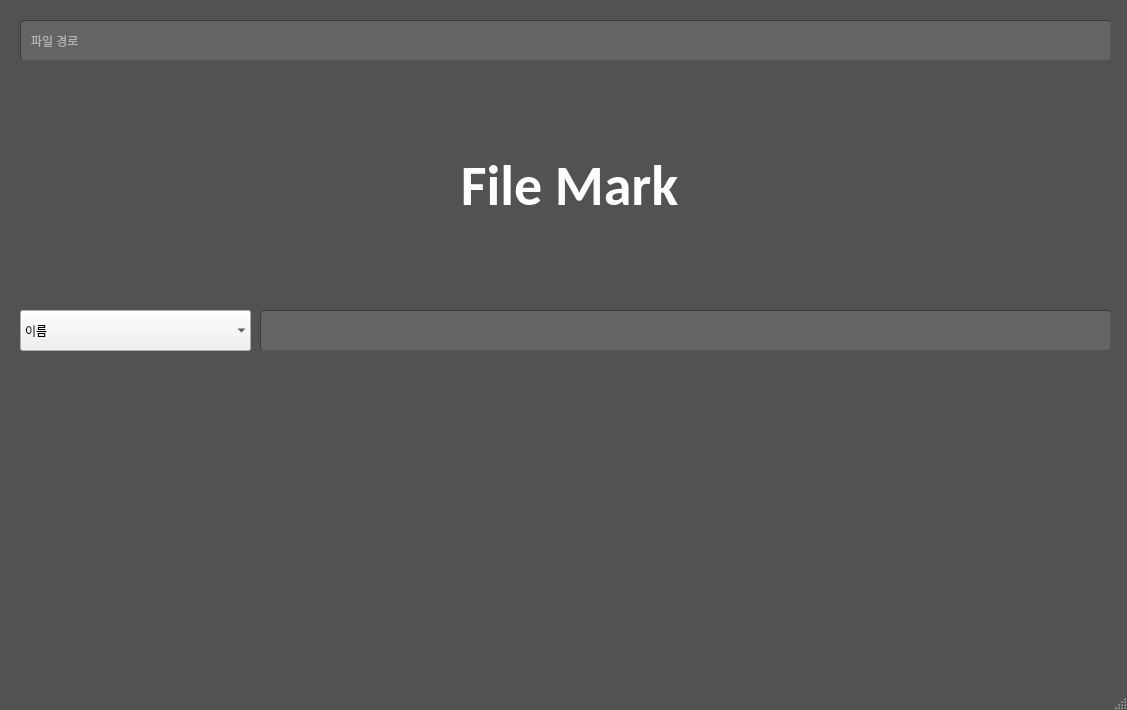
<?xml version="1.0" encoding="UTF-8"?>
<ui version="4.0">
 <class>MainWindow</class>
 <widget class="QMainWindow" name="MainWindow">
  <property name="geometry">
   <rect>
    <x>0</x>
    <y>0</y>
    <width>1127</width>
    <height>710</height>
   </rect>
  </property>
  <property name="windowTitle">
   <string>MainWindow</string>
  </property>
  <property name="styleSheet">
   <string notr="true">/*
ElegantDark Style Sheet for QT Applications
Author: Jaime A. Quiroga P.
Company: GTRONICK
Last updated: 17/04/2018
Available at: https://github.com/GTRONICK/QSS/blob/master/ElegantDark.qss
*/
QMainWindow {
	background-color:rgb(82, 82, 82);
}
QTextEdit {
	background-color:rgb(42, 42, 42);
	color: rgb(0, 255, 0);
}
QPushButton{
	border-style: outset;
	border-width: 2px;
	border-top-color: qlineargradient(spread:pad, x1:0.5, y1:0.6, x2:0.5, y2:0.4, stop:0 rgba(115, 115, 115, 255), stop:1 rgba(62, 62, 62, 255));
	border-right-color: qlineargradient(spread:pad, x1:0.4, y1:0.5, x2:0.6, y2:0.5, stop:0 rgba(115, 115, 115, 255), stop:1 rgba(62, 62, 62, 255));
	border-left-color: qlineargradient(spread:pad, x1:0.6, y1:0.5, x2:0.4, y2:0.5, stop:0 rgba(115, 115, 115, 255), stop:1 rgba(62, 62, 62, 255));
	border-bottom-color: rgb(58, 58, 58);
	border-bottom-width: 1px;
	border-style: solid;
	color: rgb(255, 255, 255);
	padding: 2px;
	background-color: qlineargradient(spread:pad, x1:0.5, y1:1, x2:0.5, y2:0, stop:0 rgba(77, 77, 77, 255), stop:1 rgba(97, 97, 97, 255));
}
QPushButton:hover{
	border-style: outset;
	border-width: 2px;
	border-top-color: qlineargradient(spread:pad, x1:0.5, y1:0.6, x2:0.5, y2:0.4, stop:0 rgba(180, 180, 180, 255), stop:1 rgba(110, 110, 110, 255));
	border-right-color: qlineargradient(spread:pad, x1:0.4, y1:0.5, x2:0.6, y2:0.5, stop:0 rgba(180, 180, 180, 255), stop:1 rgba(110, 110, 110, 255));
	border-left-color: qlineargradient(spread:pad, x1:0.6, y1:0.5, x2:0.4, y2:0.5, stop:0 rgba(180, 180, 180, 255), stop:1 rgba(110, 110, 110, 255));
	border-bottom-color: rgb(115, 115, 115);
	border-bottom-width: 1px;
	border-style: solid;
	color: rgb(255, 255, 255);
	padding: 2px;
	background-color: qlineargradient(spread:pad, x1:0.5, y1:1, x2:0.5, y2:0, stop:0 rgba(107, 107, 107, 255), stop:1 rgba(157, 157, 157, 255));
}
QPushButton:pressed{
	border-style: outset;
	border-width: 2px;
	border-top-color: qlineargradient(spread:pad, x1:0.5, y1:0.6, x2:0.5, y2:0.4, stop:0 rgba(62, 62, 62, 255), stop:1 rgba(22, 22, 22, 255));
	border-right-color: qlineargradient(spread:pad, x1:0.4, y1:0.5, x2:0.6, y2:0.5, stop:0 rgba(115, 115, 115, 255), stop:1 rgba(62, 62, 62, 255));
	border-left-color: qlineargradient(spread:pad, x1:0.6, y1:0.5, x2:0.4, y2:0.5, stop:0 rgba(115, 115, 115, 255), stop:1 rgba(62, 62, 62, 255));
	border-bottom-color: rgb(58, 58, 58);
	border-bottom-width: 1px;
	border-style: solid;
	color: rgb(255, 255, 255);
	padding: 2px;
	background-color: qlineargradient(spread:pad, x1:0.5, y1:1, x2:0.5, y2:0, stop:0 rgba(77, 77, 77, 255), stop:1 rgba(97, 97, 97, 255));
}
QPushButton:disabled{
	border-style: outset;
	border-width: 2px;
	border-top-color: qlineargradient(spread:pad, x1:0.5, y1:0.6, x2:0.5, y2:0.4, stop:0 rgba(115, 115, 115, 255), stop:1 rgba(62, 62, 62, 255));
	border-right-color: qlineargradient(spread:pad, x1:0.4, y1:0.5, x2:0.6, y2:0.5, stop:0 rgba(115, 115, 115, 255), stop:1 rgba(62, 62, 62, 255));
	border-left-color: qlineargradient(spread:pad, x1:0.6, y1:0.5, x2:0.4, y2:0.5, stop:0 rgba(115, 115, 115, 255), stop:1 rgba(62, 62, 62, 255));
	border-bottom-color: rgb(58, 58, 58);
	border-bottom-width: 1px;
	border-style: solid;
	color: rgb(0, 0, 0);
	padding: 2px;
	background-color: qlineargradient(spread:pad, x1:0.5, y1:1, x2:0.5, y2:0, stop:0 rgba(57, 57, 57, 255), stop:1 rgba(77, 77, 77, 255));
}
QLineEdit {
	border-width: 1px; border-radius: 4px;
	border-color: rgb(58, 58, 58);
	border-style: inset;
	padding: 0 8px;
	color: rgb(255, 255, 255);
	background:rgb(100, 100, 100);
	selection-background-color: rgb(187, 187, 187);
	selection-color: rgb(60, 63, 65);
}
QLabel {
	color:rgb(255,255,255);	
}
QProgressBar {
	text-align: center;
	color: rgb(240, 240, 240);
	border-width: 1px; 
	border-radius: 10px;
	border-color: rgb(58, 58, 58);
	border-style: inset;
	background-color:rgb(77,77,77);
}
QProgressBar::chunk {
	background-color: qlineargradient(spread:pad, x1:0.5, y1:0.7, x2:0.5, y2:0.3, stop:0 rgba(87, 97, 106, 255), stop:1 rgba(93, 103, 113, 255));
	border-radius: 5px;
}
QMenuBar {
	background:rgb(82, 82, 82);
}
QMenuBar::item {
	color:rgb(223,219,210);
	spacing: 3px;
	padding: 1px 4px;
	background: transparent;
}

QMenuBar::item:selected {
	background:rgb(115, 115, 115);
}
QMenu::item:selected {
	color:rgb(255,255,255);
	border-width:2px;
	border-style:solid;
	padding-left:18px;
	padding-right:8px;
	padding-top:2px;
	padding-bottom:3px;
	background:qlineargradient(spread:pad, x1:0.5, y1:0.7, x2:0.5, y2:0.3, stop:0 rgba(87, 97, 106, 255), stop:1 rgba(93, 103, 113, 255));
	border-top-color: qlineargradient(spread:pad, x1:0.5, y1:0.6, x2:0.5, y2:0.4, stop:0 rgba(115, 115, 115, 255), stop:1 rgba(62, 62, 62, 255));
	border-right-color: qlineargradient(spread:pad, x1:0.4, y1:0.5, x2:0.6, y2:0.5, stop:0 rgba(115, 115, 115, 255), stop:1 rgba(62, 62, 62, 255));
	border-left-color: qlineargradient(spread:pad, x1:0.6, y1:0.5, x2:0.4, y2:0.5, stop:0 rgba(115, 115, 115, 255), stop:1 rgba(62, 62, 62, 255));
	border-bottom-color: rgb(58, 58, 58);
	border-bottom-width: 1px;
}
QMenu::item {
	color:rgb(223,219,210);
	background-color:rgb(78,78,78);
	padding-left:20px;
	padding-top:4px;
	padding-bottom:4px;
	padding-right:10px;
}
QMenu{
	background-color:rgb(78,78,78);
}
QTabWidget {
	color:rgb(0,0,0);
	background-color:rgb(247,246,246);
}
QTabWidget::pane {
		border-color: rgb(77,77,77);
		background-color:rgb(101,101,101);
		border-style: solid;
		border-width: 1px;
    	border-radius: 6px;
}
QTabBar::tab {
	padding:2px;
	color:rgb(250,250,250);
  	background-color: qlineargradient(spread:pad, x1:0.5, y1:1, x2:0.5, y2:0, stop:0 rgba(77, 77, 77, 255), stop:1 rgba(97, 97, 97, 255));
	border-style: solid;
	border-width: 2px;
  	border-top-right-radius:4px;
   border-top-left-radius:4px;
	border-top-color: qlineargradient(spread:pad, x1:0.5, y1:0.6, x2:0.5, y2:0.4, stop:0 rgba(115, 115, 115, 255), stop:1 rgba(95, 92, 93, 255));
	border-right-color: qlineargradient(spread:pad, x1:0.4, y1:0.5, x2:0.6, y2:0.5, stop:0 rgba(115, 115, 115, 255), stop:1 rgba(95, 92, 93, 255));
	border-left-color: qlineargradient(spread:pad, x1:0.6, y1:0.5, x2:0.4, y2:0.5, stop:0 rgba(115, 115, 115, 255), stop:1 rgba(95, 92, 93, 255));
	border-bottom-color: rgb(101,101,101);
}
QTabBar::tab:selected, QTabBar::tab:last:selected, QTabBar::tab:hover {
  	background-color:rgb(101,101,101);
  	margin-left: 0px;
  	margin-right: 1px;
}
QTabBar::tab:!selected {
    	margin-top: 1px;
		margin-right: 1px;
}
QCheckBox {
	color:rgb(223,219,210);
	padding: 2px;
}
QCheckBox:hover {
	border-radius:4px;
	border-style:solid;
	padding-left: 1px;
	padding-right: 1px;
	padding-bottom: 1px;
	padding-top: 1px;
	border-width:1px;
	border-color: rgb(87, 97, 106);
	background-color:qlineargradient(spread:pad, x1:0.5, y1:0.7, x2:0.5, y2:0.3, stop:0 rgba(87, 97, 106, 150), stop:1 rgba(93, 103, 113, 150));
}
QCheckBox::indicator:checked {
	border-radius:4px;
	border-style:solid;
	border-width:1px;
	border-color: rgb(180,180,180);
  	background-color:qlineargradient(spread:pad, x1:0.5, y1:0.7, x2:0.5, y2:0.3, stop:0 rgba(87, 97, 106, 255), stop:1 rgba(93, 103, 113, 255));
}
QCheckBox::indicator:unchecked {
	border-radius:4px;
	border-style:solid;
	border-width:1px;
	border-color: rgb(87, 97, 106);
  	background-color:rgb(255,255,255);
}
QStatusBar {
	color:rgb(240,240,240);
}
</string>
  </property>
  <widget class="QWidget" name="centralwidget">
   <widget class="QLineEdit" name="FileDir">
    <property name="geometry">
     <rect>
      <x>20</x>
      <y>20</y>
      <width>1091</width>
      <height>41</height>
     </rect>
    </property>
    <property name="styleSheet">
     <string notr="true"/>
    </property>
    <property name="frame">
     <bool>false</bool>
    </property>
    <property name="placeholderText">
     <string>파일 경로</string>
    </property>
   </widget>
   <widget class="QLabel" name="label">
    <property name="geometry">
     <rect>
      <x>354</x>
      <y>90</y>
      <width>431</width>
      <height>191</height>
     </rect>
    </property>
    <property name="font">
     <font>
      <family>Calibri</family>
      <pointsize>42</pointsize>
      <weight>75</weight>
      <bold>true</bold>
     </font>
    </property>
    <property name="text">
     <string>File Mark</string>
    </property>
    <property name="alignment">
     <set>Qt::AlignCenter</set>
    </property>
   </widget>
   <widget class="QComboBox" name="comboBox">
    <property name="geometry">
     <rect>
      <x>20</x>
      <y>310</y>
      <width>231</width>
      <height>41</height>
     </rect>
    </property>
    <property name="styleSheet">
     <string notr="true"/>
    </property>
    <property name="frame">
     <bool>false</bool>
    </property>
    <item>
     <property name="text">
      <string>이름</string>
     </property>
    </item>
    <item>
     <property name="text">
      <string>날짜</string>
     </property>
    </item>
    <item>
     <property name="text">
      <string>크기</string>
     </property>
    </item>
    <item>
     <property name="text">
      <string>확장자</string>
     </property>
    </item>
    <item>
     <property name="text">
      <string>사용빈도</string>
     </property>
    </item>
   </widget>
   <widget class="QLineEdit" name="FileSearch">
	<property name="geometry">
     <rect>
      <x>260</x>
      <y>310</y>
      <width>851</width>
      <height>41</height>
     </rect>
    </property>
    <property name="font">
     <font>
      <family>Calibri</family>
      <pointsize>15</pointsize>
     </font>
    </property>
    <property name="frame">
     <bool>false</bool>
    </property>
   </widget>
  </widget>
  <widget class="QMenuBar" name="menubar">
   <property name="geometry">
    <rect>
     <x>0</x>
     <y>0</y>
     <width>1127</width>
     <height>18</height>
    </rect>
   </property>
  </widget>
  <widget class="QStatusBar" name="statusbar"/>
 </widget>
 <resources/>
 <connections/>
</ui>
